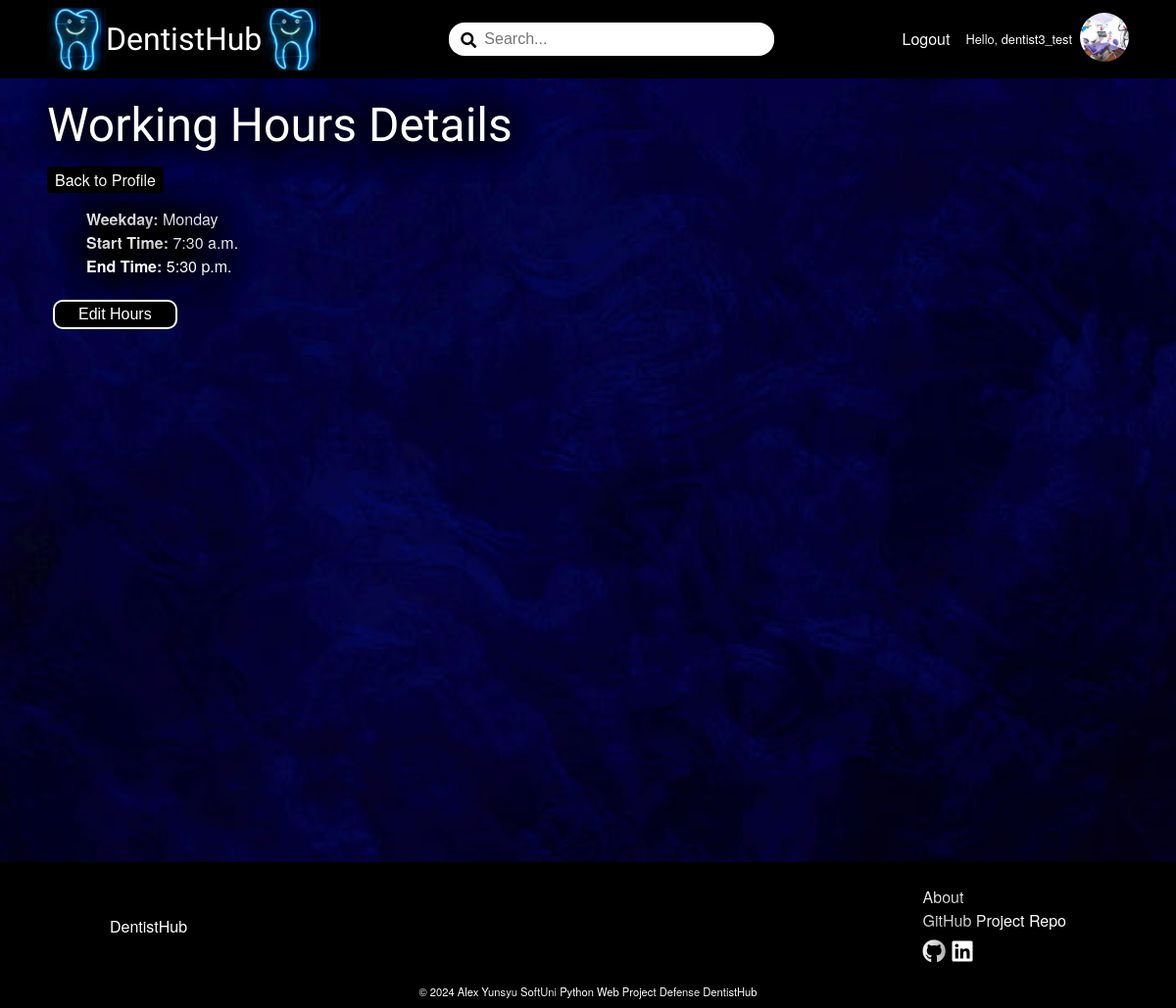
Screenshot of /dentistsoffice/desislava/15/working-hours-details/ (signed in) with the database file from the repository.
### DentistBook/account/models.py (models this page shows)
class AppUser(AbstractUser):
    MAX_LENGTH_ROLE = 15
    ROLES = (
        ('Client', 'Client'),
        ('Dentistsoffice', 'Dentist'),
    )
    role = models.CharField(
        max_length=MAX_LENGTH_ROLE,
        choices=ROLES,
        blank=True
    )

### DentistBook/dentistsoffice/models.py (models this page shows, shortened)
class DentistsofficeProfile(models.Model):
    MIN_LENGTH_NAME = 2
    MAX_LENGTH_NAME = 50
    MIN_LENGTH_ADDRESS = 5
    MAX_LENGTH_ADDRESS = 50
    MIN_LENGTH_CITY = 2
    MAX_LENGTH_CITY = 50
    MAX_DIGITS_GEOLOCATION = 18
    DECIMAL_PLACES_GEOLOCATION = 15
    MIN_VALUE_GEOLOCATION_LATITUDE = -90
    MAX_VALUE_GEOLOCATION_LATITUDE = 90
    MIN_VALUE_GEOLOCATION_LONGITUDE = -180
    MAX_VALUE_GEOLOCATION_LONGITUDE = 180
    MIN_LENGTH_ABOUT = 10
    MAX_LENGTH_ABOUT = 500
    class Meta:
        verbose_name = 'Dentists office Profile'
    name = models.CharField(
        max_length=MAX_LENGTH_NAME,
        validators=(validators.MinLengthValidator(MIN_LENGTH_NAME),),
        null=False,
        blank=False
    )
    address = models.CharField(
        max_length=MAX_LENGTH_ADDRESS,
        validators=(validators.MinLengthValidator(MIN_LENGTH_ADDRESS),),
        null=False,
        blank=False
    )
    city = models.CharField(
        max_length=MAX_LENGTH_CITY,
        validators=(
            validators.MinLengthValidator(MIN_LENGTH_CITY),
            validate_dentistsoffice_city_name,
        ),
        null=False,
        blank=False
    )
    geolocation_latitude = models.DecimalField(
        max_digits=MAX_DIGITS_GEOLOCATION,
        decimal_places=DECIMAL_PLACES_GEOLOCATION,
        validators=(
            validators.MinValueValidator(MIN_VALUE_GEOLOCATION_LATITUDE),
            validators.MaxValueValidator(MAX_VALUE_GEOLOCATION_LATITUDE)
        ),
        null=True,
        blank=True
        )
    geolocation_longitude = models.DecimalField(
        max_digits=MAX_DIGITS_GEOLOCATION,
        decimal_places=DECIMAL_PLACES_GEOLOCATION,
        validators=(
            validators.MinValueValidator(MIN_VALUE_GEOLOCATION_LONGITUDE),
            validators.MaxValueValidator(MAX_VALUE_GEOLOCATION_LONGITUDE)
        ),
        null=True,
        blank=True
        )
    about = models.TextField(
        max_length=MAX_LENGTH_ABOUT,
        validators=(validators.MinLengthValidator(MIN_LENGTH_ABOUT),),
        null=True,
        blank=True
    )
    dentistsoffice_picture = models.ImageField(
        upload_to='dentistsoffice-profile-pictures',
        validators=(validate_dentistsoffice_picture_file_size,),
        null=True,
        blank=True,
    )
    slug = models.SlugField(
        unique=True
    )
    user = models.OneToOneField(
        UserModel,
        on_delete=models.CASCADE,
        primary_key=True
    )

class DentistsofficeWorkingHours(models.Model):
    WEEKDAYS = (
        (0, 'Monday'),
        (1, 'Tuesday'),
        (2, 'Wednesday'),
        (3, 'Thursday'),
        (4, 'Friday'),
        (5, 'Saturday'),
        (6, 'Sunday'),
    )
    TIME_SLOT_CHOICES = []
    for hour in range(0, 24):
        for minute in range(0, 60, 30):
            time_slot = time(hour, minute)
            display_text = time_slot.strftime('%H:%M')
            TIME_SLOT_CHOICES.append((time_slot, display_text))
    dentistsoffice = models.ForeignKey(
        DentistsofficeProfile,
        on_delete=models.CASCADE
    )
    day = models.IntegerField(
        choices=WEEKDAYS,
        null=False,
        blank=False
    )
    start_time = models.TimeField(
        choices=TIME_SLOT_CHOICES,
        null=True,
        blank=True
    )
    end_time = models.TimeField(
        choices=TIME_SLOT_CHOICES,
        null=True,
        blank=True
    )
    class Meta:
        unique_together = ('dentistsoffice', 'day')
        verbose_name_plural = 'Dentists office Working Hours'

### DentistBook/dentistsoffice/views.py (the view)
# urls.py: path('<slug:slug>/<int:pk>/working-hours-details/', DentistsofficeWorkingHoursDetailsView.as_view(), name='working-hours-details'),
class DentistsofficeWorkingHoursDetailsView(auth_mixins.LoginRequiredMixin, auth_mixins.UserPassesTestMixin, views.DetailView):
    model = DentistsofficeWorkingHours
    template_name = 'dentistsoffice/working-hours-details.html'
    def test_func(self):
        dentist = self.get_object()
        return dentist.dentistsoffice.user == self.request.user

### DentistBook/common/templatetags/custom_filters.py (called while the page is built)
@register.filter
def get_role(user):
    return user.role if user.is_authenticated else ''

### DentistBook/dentistsoffice/templatetags/dentistsoffice_custom_filters.py (called while the page is built)
@register.filter
def weekday_name(value):
    return WEEKDAYS[value]

### DentistBook/dentistsoffice/templates/dentistsoffice/working-hours-details.html (shortened to what this page needs)
{% extends 'base.html' %}
{% load static %}
{% load dentistsoffice_custom_filters %}
{% block content %}
    <div class="wall-picture-container">
        <div class="main-container">
            <h1>Working Hours Details</h1>
            <a href="{% url 'dentistsoffice-details' slug=request.user.dentistsofficeprofile.slug %}" class="link-button">Back to Profile</a>
            <ul>
                <li><b>Weekday:</b> {{ object.day|weekday_name }}</li>
                <li><b>Start Time:</b> {{ object.start_time }}</li>
                <li><b>End Time:</b> {{ object.end_time }}</li>
            </ul>
            {% if object.dentistsoffice.pk == request.user.pk %}
                <button><a href="{% url 'edit-working-hours' slug=object.dentistsoffice.slug pk=object.pk %}" class="link-button">Edit Hours</a></button>
            {% endif %}
        </div>
        <img src="{% static 'images/website_photos/white-wall.jpg' %}" alt="white-wall" class="white-wall-picture">
    </div>
{% endblock %}

### templates/header.html (shortened to what this page needs)
{% load custom_filters %}
{% load static %}
<div class="home-logo">
    <a href="{% url 'home-page' %}">
        <img src="{% static 'images/dentistsoffice-pole.jpg' %}" alt="dentistsoffice-pole">
        <span>DentistHub</span>
        <img src="{% static 'images/dentistsoffice-pole.jpg' %}" alt="dentistsoffice-pole">
    </a>
</div>
<div class="search-field">
    <span><i class="fas fa-search"></i></span>
    <input type="text" id="search-input" placeholder="Search...">
</div>
<nav class="header-nav-links">
    <ul role="list">
        {% if not request.user.is_authenticated %}
            <li class="nav-item"><a href="{% url 'register-page' %}">Register</a></li>
            <li class="nav-item"><a href="{% url 'login-page' %}">Login</a></li>
        {% else %}
            <li class="nav-item"><a href="{% url 'logout-page' %}">Logout</a></li>
            {% if request.user|get_role == 'Client' %}
                <li class="nav-item nav-profile">
                    <a href="{% url 'client-details' %}">Hello, {{ request.user }}</a>
                    <a href="{% url 'client-details' %}">
                        {% if request.user.clientprofile.profile_picture %}
                            <img src="{{ request.user.clientprofile.profile_picture.url }}" alt="profile-picture-thumbnail" class="profile-picture-thumbnail">
                        {% else %}
                            <img src="{% static 'images/client-default-profile-picture.jpg' %}" alt="default_profile_picture" class="profile-picture-thumbnail">
                        {% endif %}
                    </a>
                </li>
            {% else %}
                <li class="nav-item nav-profile">
                    <a href="{% url 'dentistsoffice-details' slug=request.user.dentistsofficeprofile.slug %}">Hello, {{ request.user }}</a>
                    <a href="{% url 'dentistsoffice-details' slug=request.user.dentistsofficeprofile.slug %}">
                        {% if request.user.dentistsofficeprofile.dentistsoffice_picture %}
                            <img src="{{ request.user.dentistsofficeprofile.dentistsoffice_picture.url }}" alt="dentistsoffice-profile-picture-thumbnail" class="profile-picture-thumbnail">
                        {% else %}
                            <img src="{% static 'images/dentistsoffice-default-profile-picture.jpg' %}" alt="dentistsoffice-default_profile_picture" class="profile-picture-thumbnail">
                        {% endif %}
                    </a>
                </li>
            {% endif %}
        {% endif %}
    </ul>
</nav>

### static/css/styles.css (style rules this page uses)
:root { --button-brown: #370511; }
*, *::before, *::after { box-sizing: border-box; }
body, h1, h2, h3, h4, h5, h6, p, figure, blockquote, dl, dd { margin: 0; }
h1, h2, h3, h4, h5, h6, b, li, p { color: white; text-shadow: -10px -10px 30px rgba(0, 0, 0, 0.9), 10px -10px 30px rgba(0, 0, 0, 0.9), -10px 10px 30px rgba(0, 0, 0, 0.9), 10px 10px 30px rgba(0, 0, 0, 0.9); }
body { color: white; background-image: url('../images/website_photos/background.jpg'); background-size: cover; background-position: center; background-repeat: no-repeat; }
ul[role='list'], ol[role='list'] { list-style: none; padding: 0; margin: 0; }
a { text-decoration: none; color: inherit; }
body { font-family: 'Helvetica Neue', Arial, sans-serif; line-height: 1.5; height: 100% }
main h1 { font-family: Rye, sans-serif; font-size: 3rem; }
header nav ul { display: flex; flex-direction: row; gap: 1rem; align-items: center; }
header a { color: white; }
.home-logo a { display: flex; flex-direction: row; align-items: center; font-size: 2rem; font-family: Rye, sans-serif; font-weight: 500; }
.home-logo img { width: 60px; }
.search-field { position: relative; width: 30%; }
.search-field span { position: absolute; top: 6px; left: 12px; color: black; z-index: 1; }
.search-field input { padding: 0.5rem 2.25rem; width: 100%; border-radius: 16px; border: none; font-size: 1rem; }
ul { list-style: none; }
a { text-decoration: none; }
button { font-size: 1rem; background: black; color: white; margin: 8px; padding: 4px 16px; border-radius: 8px; border: none; cursor: pointer; transition: transform 0.3s, color 0.3s, box-shadow 0.3s; box-shadow: 0 0 0 2px white; }
.link-button { background: black; color: white; padding: 2px 8px; border-radius: 4px; }
.main-container { margin: 0.25rem 3rem; }
.profile-picture-thumbnail { width: 50px; height: 50px; object-fit: cover; overflow: hidden; border-radius: 50%; }
.nav-profile { display: flex; flex-direction: row; align-items: center; font-size: 0.8rem; gap: 8px; }
h1, h2, h3, h4, h5, h6 { font-family: 'Helvetica Neue', Arial, sans-serif; font-weight: 500; padding: 0.5rem 0; }
.wall-picture-container { position: relative; width: 100%; min-height: 100vh; overflow: hidden; }
.white-wall-picture { position: absolute; top: 0; left: 0; width: 100%; object-fit: cover; z-index: -1; }

### rows the page displays
AppUser: user "dentist3_test", user.dentistsofficeprofile.dentistsoffice_picture (picture)
DentistsofficeWorkingHours: day|weekday_name "Monday", start_time "7:30 a.m.", end_time "5:30 p.m."
